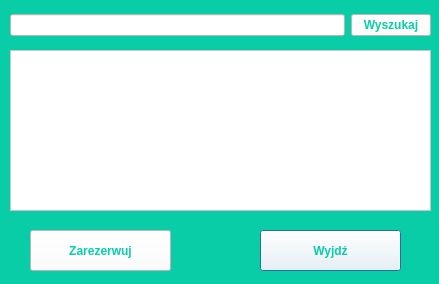
<?xml version="1.0" encoding="UTF-8"?>
<ui version="4.0">
 <class>PrzegladajKsiazki</class>
 <widget class="QDialog" name="PrzegladajKsiazki">
  <property name="geometry">
   <rect>
    <x>0</x>
    <y>0</y>
    <width>439</width>
    <height>284</height>
   </rect>
  </property>
  <property name="windowTitle">
   <string>Dostępne książki</string>
  </property>
  <property name="styleSheet">
   <string notr="true">background-color: rgb(9, 205, 166);</string>
  </property>
  <widget class="QPushButton" name="przyciskWyjdz">
   <property name="geometry">
    <rect>
     <x>260</x>
     <y>230</y>
     <width>141</width>
     <height>41</height>
    </rect>
   </property>
   <property name="font">
    <font>
     <weight>75</weight>
     <bold>true</bold>
    </font>
   </property>
   <property name="styleSheet">
    <string notr="true">background-color: rgb(255, 255, 255);
color: rgb(9, 205, 166);</string>
   </property>
   <property name="text">
    <string>Wyjdź</string>
   </property>
  </widget>
  <widget class="QPushButton" name="PrzyciskRezerwuj">
   <property name="geometry">
    <rect>
     <x>30</x>
     <y>230</y>
     <width>141</width>
     <height>41</height>
    </rect>
   </property>
   <property name="font">
    <font>
     <weight>75</weight>
     <bold>true</bold>
    </font>
   </property>
   <property name="styleSheet">
    <string notr="true">background-color: rgb(255, 255, 255);
color: rgb(9, 205, 166);</string>
   </property>
   <property name="text">
    <string>Zarezerwuj</string>
   </property>
  </widget>
  <widget class="QListWidget" name="listaDostepnychKsiazek">
   <property name="geometry">
    <rect>
     <x>10</x>
     <y>50</y>
     <width>421</width>
     <height>161</height>
    </rect>
   </property>
   <property name="styleSheet">
    <string notr="true">background-color: rgb(255, 255, 255);</string>
   </property>
  </widget>
  <widget class="QWidget" name="layoutWidget">
   <property name="geometry">
    <rect>
     <x>10</x>
     <y>10</y>
     <width>421</width>
     <height>31</height>
    </rect>
   </property>
   <layout class="QHBoxLayout" name="horizontalLayout">
    <item>
     <layout class="QHBoxLayout" name="horizontalLayout_2">
      <item>
       <widget class="QLineEdit" name="lineWyszukaj">
        <property name="styleSheet">
         <string notr="true">background-color: rgb(255, 255, 255);</string>
        </property>
       </widget>
      </item>
      <item>
       <widget class="QPushButton" name="przyciskWyszukaj">
        <property name="font">
         <font>
          <weight>75</weight>
          <bold>true</bold>
         </font>
        </property>
        <property name="styleSheet">
         <string notr="true">background-color: rgb(255, 255, 255);
color: rgb(9, 205, 166);</string>
        </property>
        <property name="text">
         <string>Wyszukaj</string>
        </property>
       </widget>
      </item>
     </layout>
    </item>
   </layout>
  </widget>
 </widget>
 <resources/>
 <connections/>
</ui>
